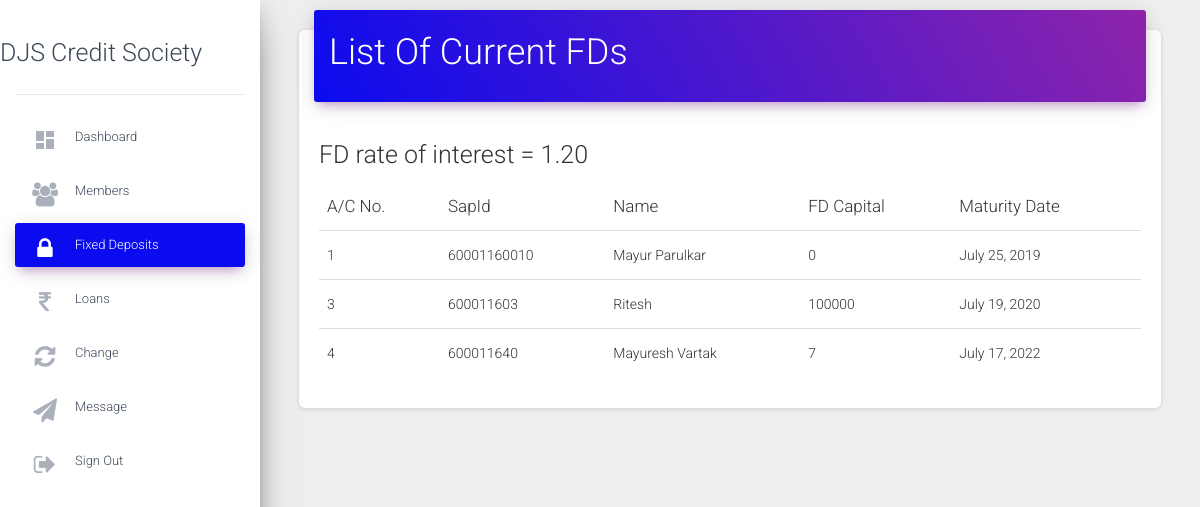
Page /csadmin/fixeddeposits (signed in) on the earlier database version.
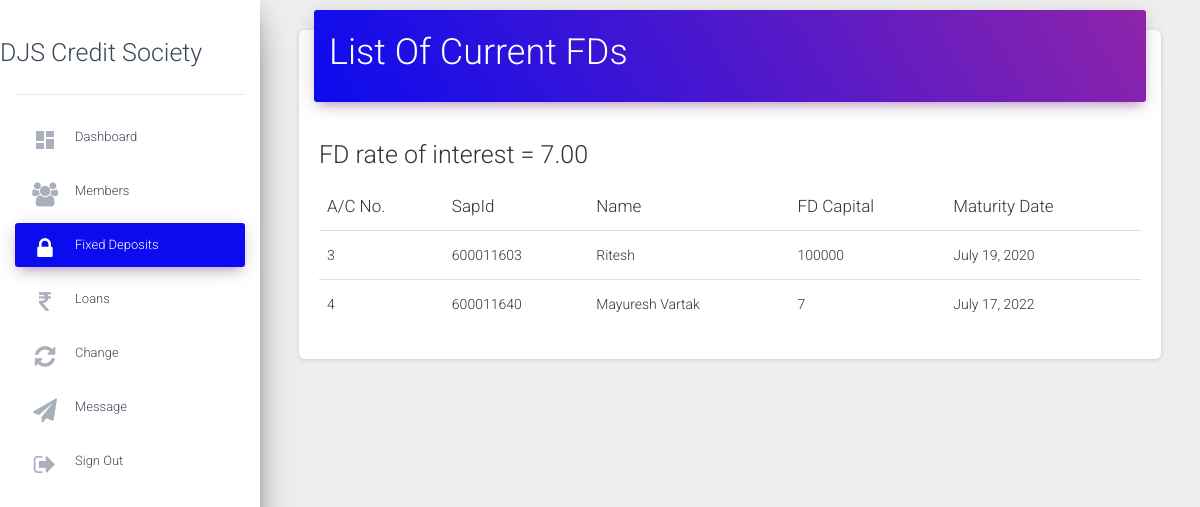
Same page on the later database version.
### status/models.py (models this page shows, shortened)
class interests(models.Model):
    sharedividend=models.DecimalField(blank=True,null=True,default=0,max_digits=10,decimal_places=2)
    cddividend=models.DecimalField(blank=True,null=True,default=0,max_digits=10,decimal_places=2)
    fdinterest=models.DecimalField(blank=True,null=True,default=0,max_digits=10,decimal_places=2)
    emerloaninterest=models.DecimalField(blank=True,null=True,default=0,max_digits=10,decimal_places=2)
    longloaninterest=models.DecimalField(blank=True,null=True,default=0,max_digits=10,decimal_places=2)
    year=models.IntegerField(default=0,null=True)

class Account(models.Model):
    accountnumber=models.IntegerField(null=False,unique=True)
    username=models.ForeignKey(User,on_delete=models.CASCADE,null=True,unique=True)
    name=models.CharField(max_length=50,null=False)
    sapid=models.IntegerField(null=False,unique=True)
    dateofjoining=models.DateField(null=False)
    sharevalue=models.IntegerField(default=0,null=False)
    totalinvestment=models.IntegerField(default=0,null=False)
    shareamount=models.IntegerField(default=0,null=False)
    sharebalance=models.IntegerField(default=0)
    cdamount=models.IntegerField(default=0)
    cdbalance=models.IntegerField(default=0)
    totalamount=models.DecimalField(default=0,max_digits=10,decimal_places=2)
    sharesstartingnumber=models.IntegerField(null=True)
    sharesendingnumber=models.IntegerField(null=True)
    islongloantaken=models.BooleanField(default=False)
    isloanemertaken=models.BooleanField(default=False)
    longloanamount=models.DecimalField(blank=True,null=True,default=0,max_digits=10,decimal_places=2)
    longloanprinciple=models.DecimalField(blank=True,null=True,default=0,max_digits=10,decimal_places=2)
    longloanperiod=models.IntegerField(blank=True,null=True,default=0)
    longloaninterestamount=models.DecimalField(blank=True,null=True,default=0,max_digits=10,decimal_places=2)
    longloanbalance=models.DecimalField(blank=True,null=True,default=0,max_digits=10,decimal_places=2)
    longloanemi=models.DecimalField(blank=True,null=True,default=0,max_digits=10,decimal_places=2)
    emerloanamount=models.DecimalField(blank=True,null=True,default=0,max_digits=10,decimal_places=2)
    emerloanprinciple=models.DecimalField(blank=True,null=True,default=0,max_digits=10,decimal_places=2)
    emerloanperiod=models.IntegerField(blank=True,null=True,default=0)
    emerloaninterestamount=models.DecimalField(blank=True,null=True,default=0,max_digits=10,decimal_places=2)
    emerloanbalance=models.DecimalField(blank=True,null=True,default=0,max_digits=10,decimal_places=2)
    emerloanemi=models.DecimalField(blank=True,null=True,default=0,max_digits=10,decimal_places=2)
    fdcapital=models.IntegerField(default=0,null=True)
    fdmaturitydate=models.DateField(null=True)
    teachingstaff=models.BooleanField(default=False)
    nonteachingstaff=models.BooleanField(default=False)

### csadmin/views.py (the view)
# urls.py: path('fixeddeposits', views.fixeddeposits,name="fixeddeposits"),
@login_required
def fixeddeposits(request):
    users=Account.objects.all
    Interests=interests.objects.all().last()
    context={
        'fdadmin':users,
        'Interests':Interests,
        'Bank':"active"
    }
    return render (request,'fd_admin.html',context=context)

### csadmin/templates/fd_admin.html (shortened to what this page needs)
{%extends 'base.html'%}
{%block content%}
<main role="main" class="col-md-8 col-lg-12 px-4">
  <div class="content">
    <div class="container-fluid">
      <div class="row">
        <div class="col-md-12">
          <div class="card">
            <div class="card-header card-header-primary">
              <h1 class="h2">List Of Current FDs</h1>
            </div>
            <div class="card-body">
              <div class="table-responsive">
                <table class="table">
                  <thead>
                    <h3>FD rate of interest = {{Interests.fdinterest}}</h3>
                    <tr>
                      <th>A/C No.</th>
                      <th>SapId</th>
                      <th>Name</th>
                      <th>FD Capital</th>
                      <th>Maturity Date</th>
                    </tr>
                  </thead>
                  <tbody>
              {%for i in fdadmin%}
                <tr>
                  <td>{{i.accountnumber}}</td>
                  <td>{{i.sapid}}</td>
                  <td>{{i.name}}</td>
                  <td>{{i.fdcapital}}</td>
                  <td>{{i.fdmaturitydate}}</td>
                </tr>
              {%endfor%}
              </tbody>
                </table>
              </div>
            </div>
          </div>
        </div>
  </div>
  </div>
</main>
{%endblock%}

Differences in the rows shown:
no longer on this page (row edited): interests: fdinterest "1.20"
removed Account: accountnumber "1", sapid "60001160010", name "Mayur Parulkar", fdcapital "0", fdmaturitydate "July 25, 2019"
added interests: fdinterest "7.00"
